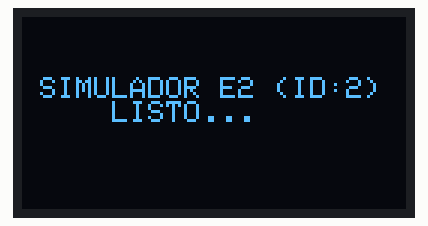
Simulated run of this sketch. Board: Arduino Uno, built with avr-gcc and run on an emulated ATmega328P. Parts: 128×64 one-colour display. What the sketch prints to the serial monitor is not drawn.

Above: at 0.1 s.
At 2.1 s:
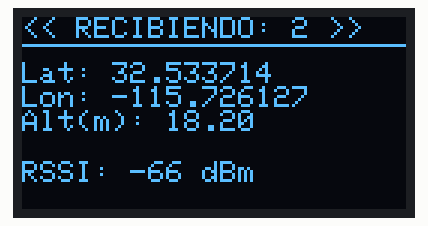
At 11.2 s:
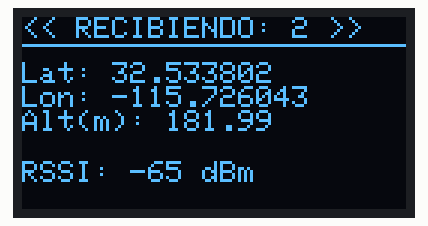
At 20.2 s:
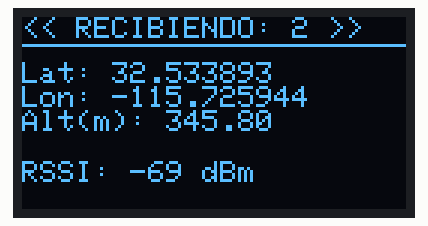
At 29.2 s:
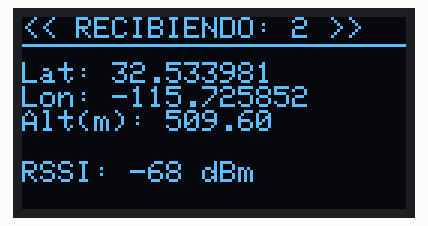
At 38.2 s:
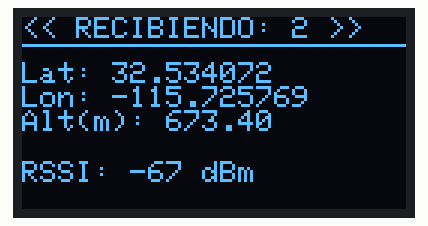

Measured:
- what the display in image 1 shows lasts 1.0 s, from 2.1 s to 3.1 s

The sketch:

PruebaDatos2.ino
```cpp
// LILYGO LORA - SIMULADOR ETAPA 2 (ID: 2)

#include <Wire.h>
#include <Adafruit_GFX.h>
#include <Adafruit_SSD1306.h>

#define SCREEN_WIDTH 128
#define SCREEN_HEIGHT 64
#define OLED_RESET -1

Adafruit_SSD1306 display(SCREEN_WIDTH, SCREEN_HEIGHT, &Wire, OLED_RESET);

typedef struct __attribute__((packed)) {
  char id;
  uint16_t tiempoRecibido;
  uint16_t numPaquete;
  uint8_t indicadorEstadoVuelo;
  uint8_t satellites;
  int32_t latitud_32;
  int32_t longitud_32;
  uint32_t presion_32;
  int32_t altura_barometro_32;
  int16_t temperatura_16;
  int32_t velocidad_32;
  int32_t vel_ang_x_32;
  int32_t vel_ang_y_32;
  int32_t vel_ang_z_32;
  int16_t accel_x_16;
  int16_t accel_y_16;
  int16_t accel_z_16;
} telemetryData_t;

telemetryData_t telemetryData;

unsigned long tiempoRespuesta = 0;
unsigned long ultimoTiempo = 0;
int contadorSimulacion = 0;
float altitudSimulada = 0.0;

void setup() {
  Serial.begin(115200);

  if (!display.begin(SSD1306_SWITCHCAPVCC, 0x3C)) {
    Serial.println("Fallo OLED");
    while (1);
  }

  display.clearDisplay();
  display.setTextSize(1);
  display.setTextColor(SSD1306_WHITE);
  display.setCursor(0, 20);
  display.println(" SIMULADOR E2 (ID:2) ");
  display.println("     LISTO... ");
  display.display();
  delay(2000);
}

void loop() {
  if (millis() - ultimoTiempo > 1000) { // 1 Hz
    ultimoTiempo = millis();
    contadorSimulacion++;

    // Perfil de vuelo E2: Sube un poco mas lento
    altitudSimulada += 18.2;

    // Llenamos datos especificos para la Etapa 2
    telemetryData.id = '2';
    unsigned long ahora = millis();
    telemetryData.tiempoRecibido = ahora - tiempoRespuesta;
    tiempoRespuesta = ahora;
    telemetryData.numPaquete = contadorSimulacion;
    telemetryData.indicadorEstadoVuelo = 1;
    telemetryData.satellites = 8;

    // Coordenadas con una ligera desviacion al este para que se separen en el mapa
    telemetryData.latitud_32 = (32.5337045 + (contadorSimulacion * 0.00001)) * 1e6;
    telemetryData.longitud_32 = (-115.7261352 + (contadorSimulacion * 0.00001)) * 1e6;

    telemetryData.altura_barometro_32 = altitudSimulada * 100;
    telemetryData.velocidad_32 = (220.0 + (contadorSimulacion % 8)) * 100; // Velocidad distinta
    telemetryData.presion_32 = (1015.0 - (altitudSimulada * 0.1)) * 100;
    telemetryData.temperatura_16 = 22.5 * 100; // Temperatura

    // IMU distinta
    telemetryData.vel_ang_x_32 = 5;
    telemetryData.vel_ang_y_32 = 5;
    telemetryData.vel_ang_z_32 = 120;
    telemetryData.accel_x_16 = -10;
    telemetryData.accel_y_16 = 980;
    telemetryData.accel_z_16 = 15;

    float latDec = telemetryData.latitud_32 / 1e6;
    float lonDec = telemetryData.longitud_32 / 1e6;
    float altDec = telemetryData.altura_barometro_32 / 100.0;
    float tempDec = telemetryData.temperatura_16 / 100.0;
    float presDec = telemetryData.presion_32 / 100.0;
    float velDec = telemetryData.velocidad_32 / 100.0;

    float gx = telemetryData.vel_ang_x_32 / 100.0;
    float gy = telemetryData.vel_ang_y_32 / 100.0;
    float gz = telemetryData.vel_ang_z_32 / 100.0;
    float ax = telemetryData.accel_x_16 / 100.0;
    float ay = telemetryData.accel_y_16 / 100.0;
    float az = telemetryData.accel_z_16 / 100.0;

    int rssi = -65 - (contadorSimulacion % 5); // Señal mas débil
    float bateria = 7.8; // Batería mas baja
    float snr = 6.2;

    // Imprimir CSV
    char datosCSV[300];
    sprintf(datosCSV, "%c,%u,%u,%u,%d,%.1f,%u,%.6f,%.6f,%.2f,%.2f,%.2f,%.2f,%.2f,%.2f,%.2f,%.2f,%.2f,%.2f\n",
            telemetryData.id, telemetryData.tiempoRecibido, telemetryData.numPaquete, telemetryData.indicadorEstadoVuelo,
            rssi, bateria, telemetryData.satellites, latDec, lonDec, altDec, velDec, presDec, tempDec,
            gx, gy, gz, ax, ay, az);
    Serial.print(datosCSV);

    updateDisplay('2', rssi, snr, latDec, lonDec, altDec);
  }
}

void updateDisplay(char id, int rssi, float snr, float lat, float lon, float alt) {
  display.clearDisplay();
  display.setTextSize(1);
  display.setCursor(0, 0);
  display.print("<< RECIBIENDO: "); display.print(id); display.println(" >>");
  display.drawFastHLine(0, 9, 128, SSD1306_WHITE);
  display.setTextSize(0.5);
  display.setCursor(0, 15);
  display.print("Lat: "); display.println(lat, 6);
  display.print("Lon: "); display.println(lon, 6);
  display.print("Alt(m): "); display.println(alt, 2);
  display.setCursor(0, 48);
  display.print("RSSI: "); display.print(rssi); display.println(" dBm");
  display.display();
}
```
